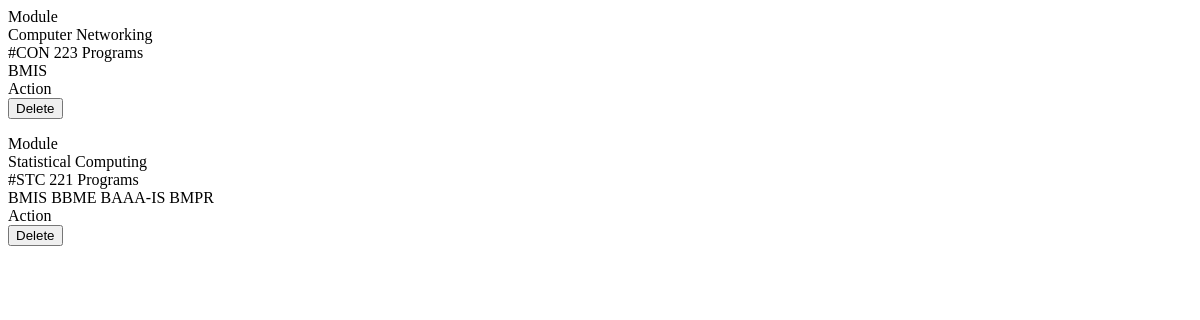
Before: /admin/table/modules (signed in) with the older database file.
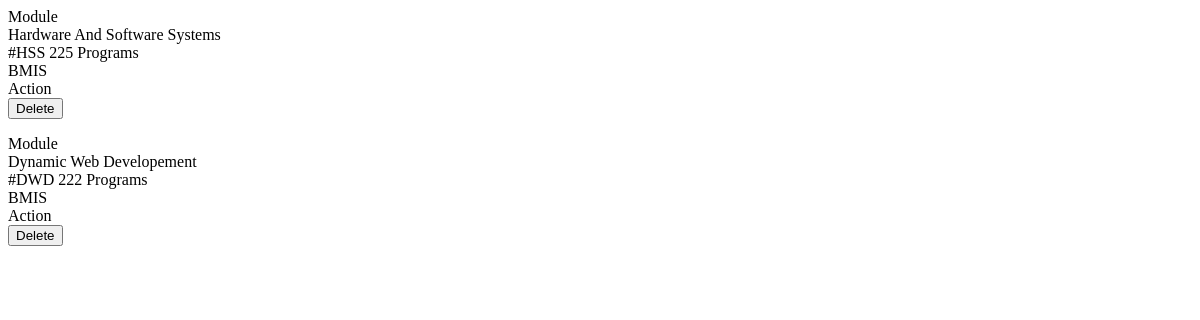
After: the same page with the newer database file.
### app/models.py (models this page shows)
class Module(db.Model):
    id = db.Column(db.Integer, primary_key=True)
    name = db.Column(db.String(100), nullable=False)
    code = db.Column(db.String(20), nullable=True)
    programs = db.relationship('Program', secondary=module_programs, backref=db.backref('modules', lazy='dynamic'))
    resources = db.relationship('Resource', backref='module', lazy=True)

class Program(db.Model):
    id = db.Column(db.Integer, primary_key=True)
    name = db.Column(db.String(100), nullable=False, unique=True)
    users = db.relationship('User', backref='program', lazy=True)

### app/core/routes.py (the view)
@core.route('/admin/table/modules')
@login_required
def admin_modules_table():
    if not current_user.is_admin:
        abort(403)
    page = request.args.get('page', 1, type=int)
    per_page = 10
    query = Module.query
    paginated = paginate_query(query, page, per_page)
    return render_template('core/admin/_modules_table_body.html',
                           modules=paginated['items'],
                           page=paginated['page'],
                           pages=paginated['pages'])

### app/__init__.py (called while the page is built)
@login_manager.user_loader
def load_user(user_id):
    return User.query.get(int(user_id))

### app/core/routes.py (called while the page is built)
def paginate_query(query, page=1, per_page=10):
    total = query.count()
    items = query.offset((page - 1) * per_page).limit(per_page).all()
    return {
        'items': items,
        'total': total,
        'page': page,
        'per_page': per_page,
        'pages': (total + per_page - 1) // per_page if total > 0 else 1
    }

### app/templates/core/admin/_modules_table_body.html (shortened to what this page needs)
{% for module in modules %}
<tr class="block sm:table-row hover:bg-[#faf8f5] transition-colors border-b sm:border-b-0 border-[#f0ebe3] mb-4 sm:mb-0 rounded-xl sm:rounded-none shadow-sm sm:shadow-none">
    <td class="block sm:table-cell px-6 py-4 whitespace-nowrap">
        <span class="sm:hidden text-[10px] font-bold text-[#b5aaa0] uppercase tracking-wider block">Module</span>
        <div class="font-bold text-[#1a1a1a]">{{ module.name }}</div>
        <span class="text-[#6b5e50] font-mono text-xs bg-[#f5f2ec] border border-[#ede8e0] px-2 py-0.5 rounded font-black">#{{ module.code }}</span>
    </td>
    <td class="block sm:table-cell px-6 py-4">
        <span class="sm:hidden text-[10px] font-bold text-[#b5aaa0] uppercase tracking-wider block">Programs</span>
        <div class="flex flex-wrap gap-1.5">
            {% for p in module.programs %}
            <span class="bg-white border border-[#ede8e0] text-[#5a5248] px-2 py-0.5 rounded text-[10px] font-bold uppercase tracking-wide shadow-sm">{{ p.name }}</span>
            {% else %}
            <span class="text-[#b5aaa0] text-xs italic">No programs linked</span>
            {% endfor %}
        </div>
    </td>
    <td class="block sm:table-cell px-6 py-4 text-right whitespace-nowrap">
        <span class="sm:hidden text-[10px] font-bold text-[#b5aaa0] uppercase tracking-wider block">Action</span>
        <form action="{{ url_for('core.delete_module', module_id=module.id) }}" method="POST" class="admin-action-form" data-shimmer="Purging Curriculum Node &amp; Access Matrix Logs..." onsubmit="return confirm('Delete this module permanently? This cannot be undone.');">
            <button type="submit" class="text-rose-500 hover:text-rose-700 transition-colors cursor-pointer inline-flex items-center gap-1">
                <span class="text-[11px] font-bold uppercase">Delete</span>
            </button>
        </form>
    </td>
</tr>
{% endfor %}

Changed rows visible on the page:
removed Module: name "Computer Networking", code "CON 223", Program (name "BMIS")
removed Module: name "Statistical Computing", code "STC 221", Program (name "BMIS")
added Module: name "Hardware And Software Systems", code "HSS 225", Program (name "BMIS")
added Module: name "Dynamic Web Developement", code "DWD 222", Program (name "BMIS")
changed Module: loses Program (name "BBME"); loses Program (name "BAAA-IS"); loses Program (name "BMPR")
